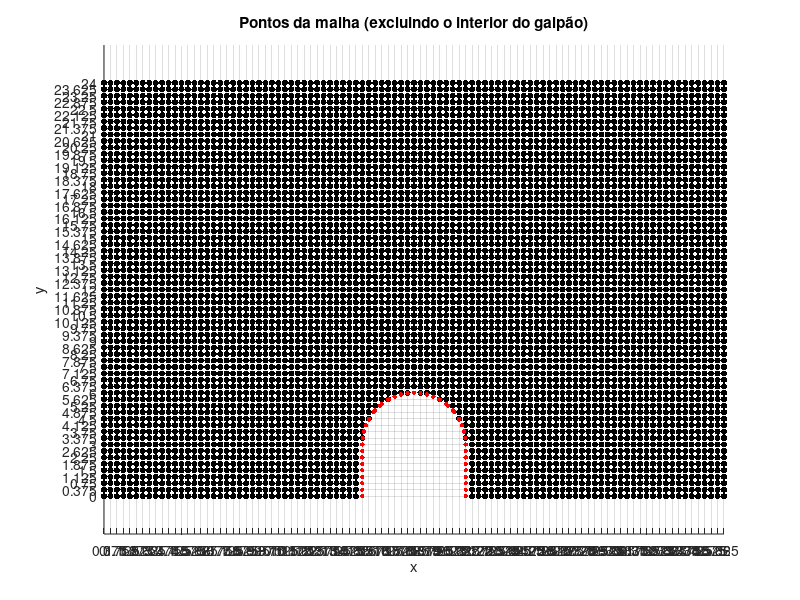

This figure's MATLAB source: (Note: this script raises an error after producing the figure.)
clc, clear

% Criacao da malha

h = 3;
d = 5*h;
L = 2*h;
H = 8*h;

dx = h/8;
dy = dx;

x = 0:dx:(2*d+L);
y = 0:dy:H;

[X,Y] = meshgrid(x,y);

% Outros parâmetros do problema

V = 100/3.6; %Velocidade em m/s!
lambda = 1.15;
toleracia = 0.01;
rho = 1.25;    % Densidade do ar (kg/m³)
gamma_ar = 1.4;% Razão de calor específico do ar
T_f = 20;
T_d = 40;
k = 0.026;
c = 1002;

% Verificacao dos pontos dentro do galpao

isSolido = false(size(X));

for i = 1:length(x)
    for j = 1:length(y)
        xi = x(i);
        yj = y(j);
        % Se o ponto está dentro do telhado
        if xi >= d && xi <= d + L
            y_teto = sqrt((L/2)^2 - (xi - (d + L/2))^2) + h;
            if yj <= y_teto
                isSolido(j,i) = true; 
            end
        end
    end
end

[~, j_first] = find(isSolido(1, :), 1, 'first');
x_telha = (X(1,j_first)):dx:(d + L - dx);
y_telha = sqrt((L/2).^2 - (x_telha - (d + L/2)).^2) + h;
y_telha_aux = Y(length(0:dy:h)+1,1):dy:(h+L/2);
x_telha_esq = d + L/2 - sqrt((L/2)^2 - (y_telha_aux - h).^2); % Ramo esquerdo (sinal -)
x_telha_dir  = d + L/2 + sqrt((L/2)^2 - (y_telha_aux - h).^2); % Ramo direito (sinal +)
y_parede_esq = 0:dy:h;
x_parede_esq = d*ones(size(y_parede_esq));
y_parede_dir = 0:dy:h;
x_parede_dir = (d+L)*ones(size(y_parede_dir));

x_galpao = [x_parede_esq, x_telha_esq, x_telha, x_telha_dir, x_parede_dir];
y_galpao = [y_parede_esq, y_telha_aux, y_telha, y_telha_aux, y_parede_dir];

% Plota apenas os pontos da malha (isSolido == false)
mask = ~isSolido;  % true para pontos de malha válidos
scatter( X(mask), Y(mask), 20, 'k', 'filled' )
hold on
scatter(x_galpao, y_galpao, 10, 'r', 'filled')
axis equal
xlabel('x'); ylabel('y');
title('Pontos da malha (excluindo o interior do galpão)');
% Configurar o grid com espaçamento dx e dy
xticks(min(x):dx:max(x));  % Linhas verticais a cada dx
yticks(min(y):dy:max(y));  % Linhas horizontais a cada dy
grid on;

load('dados_campo.mat');  % Isso carrega psi, u e v no workspace

T = 20*ones(size(psi));
T(isSolido) = T_d;
T = cond_contorno_temp(X,Y, u, v, T, isSolido, k, dx, dy, rho, c, T_f, T_d, V, d, L);

erro = 1;
while max(abs(erro(:))) > toleracia
    T_aux = T;
    for i = 2:size(X,2)-1
        for j = 2:size(Y,1)-1
            if ~isSolido(j,i)
                if isSolido(j,i-1) || isSolido(j,i+1) || isSolido(j-1,i)
                    if isSolido(j, i+1) && ~isSolido(j-1, i)
                        %Quadrante 1
                        if Y(j,i) > h
                            a = abs(((d + L/2 - sqrt((L/2)^2 - (Y(j,i) - h)^2))-X(j,i))/dx);
                        else
                            a = abs((d-X(j,i))/dx);
                        end
                        if u(j,i)>=0 && v(j,i)>=0
                            T(j,i)=(rho*c*u(j,i)/dx+rho*c*v(j,i)/dy+2*k/(a*dx^2)+2*k/(dy^2))^(-1)*(k*(2/(dx^2)*(T_d/(a*(a+1))+T(j,i-1)/(a+1))+(T(j+1,i)+T(j-1,i))/dy^2)+rho*c*(u(j,i)*T(j,i-1)/dx+v(j,i)*T(j-1,i)/dy));
                        elseif u(j,i)>=0 && v(j,i)<0
                            T(j,i)=(rho*c*u(j,i)/dx-rho*c*v(j,i)/dy+2*k/(a*dx^2)+2*k/(dy^2))^(-1)*(k*(2/(dx^2)*(T_d/(a*(a+1))+T(j,i-1)/(a+1))+(T(j+1,i)+T(j-1,i))/dy^2)+rho*c*(u(j,i)*T(j,i-1)/dx-v(j,i)*T(j+1,i)/dy));
                        elseif u(j,i)<0 && v(j,i)>=0
                            T(j,i)=(-rho*c*u(j,i)/(a*dx)+rho*c*v(j,i)/dy+2*k/(a*dx^2)+2*k/(dy^2))^(-1)*(k*(2/(dx^2)*(T_d/(a*(a+1))+T(j,i-1)/(a+1))+(T(j+1,i)+T(j-1,i))/dy^2)+rho*c*(-u(j,i)*T_d/(a*dx)+v(j,i)*T(j-1,i)/dy));
                        else
                            T(j,i)=(-rho*c*u(j,i)/(a*dx)-rho*c*v(j,i)/dy+2*k/(a*dx^2)+2*k/(dy^2))^(-1)*(k*(2/(dx^2)*(T_d/(a*(a+1))+T(j,i-1)/(a+1))+(T(j+1,i)+T(j-1,i))/dy^2)+rho*c*(-u(j,i)*T_d/(a*dx)-v(j,i)*T(j+1,i)/dy));
                        end
                        
                    elseif isSolido(j, i+1) && isSolido(j-1, i)
                        %Quadrante 2
                        a = abs(((d + L/2 - sqrt((L/2)^2 - (Y(j,i) - h)^2))-X(j,i))/dx);
                        b = abs((Y(j,i)-(sqrt((L/2)^2 - (X(j,i) - (d + L/2))^2) + h))/dy);
                        if u(j,i)>=0 && v(j,i)>=0
                            T(j,i)=(rho*c*u(j,i)/dx+rho*c*v(j,i)/(b*dy)+2*k/(a*dx^2)+2*k/(b*dy^2))^(-1)*(k*(2/(dx^2)*(T_d/(a*(a+1))+T(j,i-1)/(a+1))+2/(dy^2)*(T_d/(b*(b+1))+T(j+1,i)/(b+1)))+rho*c*(u(j,i)*T(j,i-1)/dx+v(j,i)*T_d/(b*dy)));
                        elseif u(j,i)>=0 && v(j,i)<0
                            T(j,i)=(rho*c*u(j,i)/dx-rho*c*v(j,i)/dy+2*k/(a*dx^2)+2*k/(b*dy^2))^(-1)*(k*(2/(dx^2)*(T_d/(a*(a+1))+T(j,i-1)/(a+1))+2/(dy^2)*(T_d/(b*(b+1))+T(j+1,i)/(b+1)))+rho*c*(u(j,i)*T(j,i-1)/dx-v(j,i)*T(j+1,i)/dy));
                        elseif u(j,i)<0 && v(j,i)>=0
                            T(j,i)=(-rho*c*u(j,i)/(a*dx)+rho*c*v(j,i)/(b*dy)+2*k/(a*dx^2)+2*k/(b*dy^2))^(-1)*(k*(2/(dx^2)*(T_d/(a*(a+1))+T(j,i-1)/(a+1))+2/(dy^2)*(T_d/(b*(b+1))+T(j+1,i)/(b+1)))+rho*c*(-u(j,i)*T_d/(a*dx)+v(j,i)*T_d/(b*dy)));
                        else
                            T(j,i)=(-rho*c*u(j,i)/(a*dx)-rho*c*v(j,i)/dy+2*k/(a*dx^2)+2*k/(b*dy^2))^(-1)*(k*(2/(dx^2)*(T_d/(a*(a+1))+T(j,i-1)/(a+1))+2/(dy^2)*(T_d/(b*(b+1))+T(j+1,i)/(b+1)))+rho*c*(u(j,i)*T_d/(a*dx)-v(j,i)*T(j+1,i)/dy));
                        end
                        
                    elseif isSolido(j, i-1) && isSolido(j-1, i)
                        %Quadrante 3
                        a = abs(((d + L/2 + sqrt((L/2)^2 - (Y(j,i) - h)^2))-X(j,i))/dx);
                        b = abs((Y(j,i)-(sqrt((L/2)^2 - (X(j,i) - (d + L/2))^2) + h))/dy);
                        if u(j,i)>=0 && v(j,i)>=0
                            T(j,i)=(rho*c*u(j,i)/dx+rho*c*v(j,i)/(b*dy)+2*k/(a*dx^2)+2*k/(b*dy^2))^(-1)*(k*(2/(dx^2)*(T_d/(a*(a+1))+T(j,i+1)/(a+1))+2/(dy^2)*(T_d/(b*(b+1))+T(j+1,i)/(b+1)))+rho*c*(u(j,i)*T(j,i-1)/dx+v(j,i)*T_d/(b*dy)));
                        elseif u(j,i)>=0 && v(j,i)<0
                            T(j,i)=(rho*c*u(j,i)/dx-rho*c*v(j,i)/dy+2*k/(a*dx^2)+2*k/(b*dy^2))^(-1)*(k*(2/(dx^2)*(T_d/(a*(a+1))+T(j,i+1)/(a+1))+2/(dy^2)*(T_d/(b*(b+1))+T(j+1,i)/(b+1)))+rho*c*(u(j,i)*T(j,i-1)/dx-v(j,i)*T(j+1,i)/dy));
                        elseif u(j,i)<0 && v(j,i)>=0
                            T(j,i)=(-rho*c*u(j,i)/(a*dx)+rho*c*v(j,i)/(b*dy)+2*k/(a*dx^2)+2*k/(b*dy^2))^(-1)*(k*(2/(dx^2)*(T_d/(a*(a+1))+T(j,i+1)/(a+1))+2/(dy^2)*(T_d/(b*(b+1))+T(j+1,i)/(b+1)))+rho*c*(-u(j,i)*T_d/(a*dx)+v(j,i)*T_d/(b*dy)));
                        else
                            T(j,i)=(-rho*c*u(j,i)/(a*dx)-rho*c*v(j,i)/dy+2*k/(a*dx^2)+2*k/(b*dy^2))^(-1)*(k*(2/(dx^2)*(T_d/(a*(a+1))+T(j,i+1)/(a+1))+2/(dy^2)*(T_d/(b*(b+1))+T(j+1,i)/(b+1)))+rho*c*(u(j,i)*T_d/(a*dx)-v(j,i)*T(j+1,i)/dy));
                        end
                              
                    elseif isSolido(j, i-1) && ~isSolido(j-1, i)
                        %Quadrante 4
                        if Y(j,i) > h
                            a = abs(((d + L/2 + sqrt((L/2)^2 - (Y(j,i) - h)^2))-X(j,i))/dx);
                        else
                            a = abs(((d+L)-X(j,i))/dx);
                        end
                        
                        if u(j,i)>=0 && v(j,i)>=0
                            T(j,i)=(rho*c*u(j,i)/dx+rho*c*v(j,i)/dy+2*k/(a*dx^2)+2*k/(dy^2))^(-1)*(k*(2/(dx^2)*(T_d/(a*(a+1))+T(j,i+1)/(a+1))+(T(j+1,i)+T(j-1,i))/dy^2)+rho*c*(u(j,i)*T(j,i-1)/dx+v(j,i)*T(j-1,i)/dy));
                        elseif u(j,i)>=0 && v(j,i)<0
                            T(j,i)=(rho*c*u(j,i)/dx-rho*c*v(j,i)/dy+2*k/(a*dx^2)+2*k/(dy^2))^(-1)*(k*(2/(dx^2)*(T_d/(a*(a+1))+T(j,i+1)/(a+1))+(T(j+1,i)+T(j-1,i))/dy^2)+rho*c*(u(j,i)*T(j,i-1)/dx-v(j,i)*T(j+1,i)/dy));
                        elseif u(j,i)<0 && v(j,i)>=0
                            T(j,i)=(-rho*c*u(j,i)/(a*dx)+rho*c*v(j,i)/dy+2*k/(a*dx^2)+2*k/(dy^2))^(-1)*(k*(2/(dx^2)*(T_d/(a*(a+1))+T(j,i+1)/(a+1))+(T(j+1,i)+T(j-1,i))/dy^2)+rho*c*(-u(j,i)*T_d/(a*dx)+v(j,i)*T(j-1,i)/dy));
                        else
                            T(j,i)=(-rho*c*u(j,i)/(a*dx)-rho*c*v(j,i)/dy+2*k/(a*dx^2)+2*k/(dy^2))^(-1)*(k*(2/(dx^2)*(T_d/(a*(a+1))+T(j,i+1)/(a+1))+(T(j+1,i)+T(j-1,i))/dy^2)+rho*c*(-u(j,i)*T_d/(a*dx)-v(j,i)*T(j+1,i)/dy));
                        end
                        
                    elseif (~isSolido(j,i-1) && ~isSolido(j,i+1)) && isSolido(j-1,i)
                        b = abs((Y(j,i)-(sqrt((L/2)^2 - (X(j,i) - (d + L/2))^2) + h))/dy);
                        
                        if u(j,i)>=0 && v(j,i)>=0
                            T(j,i)=(2*k/dx^2+k/(b*dy^2)+rho*c*u(j,i)+rho*c*v(j,i)/(b*dy))^(-1)*(k*((T(j,i+1)+T(j,i-1))/dx^2+(2/dy^2)*(T_d/(b*(b+1))+T(j,i-1)/(b+1)))+rho*c*(u(j,i)*T(j,i-1)/dx+v(j,i)*T_d/(b*dy))); 
                        elseif u(j,i)>=0 && v(j,i)<0
                            T(j,i)=(2*k/dx^2+k/(b*dy^2)+rho*c*u(j,i)-rho*c*v(j,i)/(dy))^(-1)*(k*((T(j,i+1)+T(j,i-1))/dx^2+(2/dy^2)*(T_d/(b*(b+1))+T(j,i-1)/(b+1)))+rho*c*(u(j,i)*T(j,i-1)/dx-v(j,i)*T(j+1,i)/dy));
                        elseif u(j,i)<0 && v(j,i)>=0
                            T(j,i)=(2*k/dx^2+k/(b*dy^2)-rho*c*u(j,i)+rho*c*v(j,i)/(b*dy))^(-1)*(k*((T(j,i+1)+T(j,i-1))/dx^2+(2/dy^2)*(T_d/(b*(b+1))+T(j,i-1)/(b+1)))+rho*c*(-u(j,i)*T(j,i+1)/dx+v(j,i)*T_d/(b*dy))); 
                        else
                            T(j,i)=(2*k/dx^2+k/(dy^2)-rho*c*u(j,i)-rho*c*v(j,i)/(b*dy))^(-1)*(k*((T(j,i+1)+T(j,i-1))/dx^2+(2/dy^2)*(T_d/(b*(b+1))+T(j,i-1)/(b+1)))+rho*c*(-u(j,i)*T(j,i+1)/dx-v(j,i)*T(j+1,i)/dy)); 
                        end
                        
                        
                    end
                end
                
                if u(j,i)>=0 && v(j,i)>=0
                    T(j,i)=(rho*c*u(j,i)/dx+rho*c*v(j,i)/dy+2*k/(dx^2)+2*k/(dy^2))^(-1)*(rho*c*u(j,i)*T(j,i-1)/dx+rho*c*v(j,i)*T(j-1,i)/dy+k*(T(j,i+1)+T(j,i-1))/(dx^2)+k*(T(j+1,i)+T(j-1,i))/(dy^2));
                elseif u(j,i)>=0 && v(j,i)<0
                    T(j,i)=(rho*c*u(j,i)/dx-rho*c*v(j,i)/dy+2*k/(dx^2)+2*k/(dy^2))^(-1)*(rho*c*u(j,i)*T(j,i-1)/dx-rho*c*v(j,i)*T(j+1,i)/dy+k*(T(j,i+1)+T(j,i-1))/(dx^2)+k*(T(j+1,i)+T(j-1,i))/(dy^2));
                elseif u(j,i)<0 && v(j,i)>=0
                    T(j,i)=(-rho*c*u(j,i)/dx+rho*c*v(j,i)/dy+2*k/(dx^2)+2*k/(dy^2))^(-1)*(-rho*c*u(j,i)*T(j,i+1)/dx+rho*c*v(j,i)*T(j-1,i)/dy+k*(T(j,i+1)+T(j,i-1))/(dx^2)+k*(T(j+1,i)+T(j-1,i))/(dy^2));
                else %u(j,i)<0 && v(j,i)<0
                    T(j,i)=(-rho*c*u(j,i)/dx-rho*c*v(j,i)/dy+2*k/(dx^2)+2*k/(dy^2))^(-1)*(-rho*c*u(j,i)*T(j,i+1)/dx-rho*c*v(j,i)*T(j+1,i)/dy+k*(T(j,i+1)+T(j,i-1))/(dx^2)+k*(T(j+1,i)+T(j-1,i))/(dy^2));
                end 
            end     
        end
    end
    T(2:end-1,2:end-1) = lambda*T(2:end-1,2:end-1)+(1-lambda)*T_aux(2:end-1,2:end-1);
    T = cond_contorno_temp(X,Y, u, v, T, isSolido, k, dx, dy, rho, c, T_f, T_d, V, d, L);
    erro = abs((T-T_aux)./T);
    erro = max(erro(:));
    disp(erro);
end

figure;
contourf(X, Y, T, 20, 'LineColor', 'none');
colorbar;
axis equal;
xlabel('x'); ylabel('y');
title('Temperatura');


dTdx = zeros(size(T));
dTdy = zeros(size(T));
for linha = 2:size(T,1)-1
    for coluna = 2:size(T,2)-1
        dTdx(linha,coluna) = (T(linha,coluna+1) - T(linha,coluna-1)) / (2*dx);
        dTdy(linha,coluna) = (T(linha+1,coluna) - T(linha-1,coluna)) / (2*dy);
    end
end

Qdot = 0;  % Inicializa a taxa de calor total
x_c = d + L/2;  % Centro do telhado curvo
y_c = h;
tol = 1e-6;      % Tolerância para evitar divisão por zero

for i = 2:(size(X,2)-1)
    for j = 2:(size(Y,1)-1)
        if isSolido(j,i-1) || isSolido(j,i+1) || isSolido(j-1,i)
            x_i = X(j,i); 
            y_j = Y(j,i);
            
            % Determina dl conforme a região
            if X(j,i) <= d 
                dl = dy;  
                n = [-1, 0]; 
            elseif X(j,i) >= d+L 
                dl = dy;  
                n = [1, 0]; 
            else
                % Telhado curvo
                xi=X(j,i);
                yi = sqrt((L/2)^2 - (xi - (d + L/2)).^2) + h;
                n_vec = [xi - x_c, yi - y_c];
                norm_n = norm(n_vec);
                n = n_vec / norm_n;
                x_seg=xi+dx;
                y_seg = sqrt((L/2)^2 - (x_seg - (d + L/2)).^2) + h;
                dl = sqrt((xi-x_seg)^2+(yi-y_seg)^2);  
                
            end
            
            % Produto escalar gradT · n
            dotprod = dTdx(j,i)*n(1) + dTdy(j,i)*n(2);
            
            % Contribuição de calor
            Qdot = Qdot - k * dotprod * dl * 60; % 60m de comprimento
        end
    end
end

fprintf('Taxa de calor perdida: Q = %.2f W\n', Qdot);


figure;
quiver(X(mask), Y(mask), dTdx(mask), dTdy(mask), ...
    'AutoScaleFactor', 1.5, ...
    'Color', 'k', ...          % Define cor preta
    'LineWidth', 1.2);         % Espessura das setas
axis equal;
grid on;                       % Adiciona grade
xlabel('x (m)');
ylabel('y (m)');
title('Gradiente de temperatura');


function T = cond_contorno_temp(X,Y, u, v, T, isSolido, k, dx, dy, rho, c, T_f, T_d, V, d, L)

    %Margem esquerda
    T(:,1) = T_f;
    
    %Margem inferior
    for i = 2:size(X,2)-1
        if ~isSolido(1,i+1) && ~isSolido(1, i-1)
            if u(1,i) >= 0
                T(1,i) = (2*k/dx^2 + 2*k/dy^2 + rho*c*u(1,i))^(-1)*(k*((T(1,i+1)+T(1,i-1))/(dx^2) + 2*T(2,i)/(dy^2)) + rho*c*u(1,i)*T(1,i-1)/dx);                
            else
                T(1,i) = (2*k/dx^2 + 2*k/dy^2 - rho*c*u(1,i))^(-1)*(k*((T(1,i+1)+T(1,i-1))/(dx^2) + 2*T(2,i)/(dy^2)) - rho*c*u(1,i)*T(1,i+1)/dx);
            end
        elseif ((isSolido(1,i+1) && ~isSolido(1, i-1)) || (~isSolido(1,i+1) && isSolido(1, i-1))) && ~isSolido(1,i)
           if isSolido(1,i+1)
               a = (d-X(1,i))/dx;
               if u(1,i) >= 0
                   T(1,i) = (2*k/(a*dx^2)+2*k/dy^2+rho*c*u(1,i)/dx)^(-1)*(k*((2/dx^2)*(T_d/(a*(a+1))+T(1,i-1)/(a+1))+2*T(2,i)/dy^2)+rho*c*u(1,i)*T(1,i-1)/dx);
               else
                   T(1,i) = (2*k/(a*dx^2)+2*k/dy^2-rho*c*u(1,i)/(a*dx))^(-1)*(k*((2/dx^2)*(T_d/(a*(a+1))+T(1,i-1)/(a+1))+2*T(2,i)/dy^2)-rho*c*u(1,i)*T_d/(a*dx));
               end
           else
               a = (X(1,i)-(d+L))/dx;
               if u(1,i) >= 0
                   T(1,i) = (2*k/(a*dx^2)+2*k/dy^2+rho*c*u(1,i)/dx)^(-1)*(k*((2/dx^2)*(T_d/(a*(a+1))+T(1,i+1)/(a+1))+2*T(2,i)/dy^2)+rho*c*u(1,i)*T(1,i-1)/dx);
               else
                   T(1,i) = (2*k/(a*dx^2)+2*k/dy^2-rho*c*u(1,i)/dx)^(-1)*(k*((2/dx^2)*(T_d/(a*(a+1))+T(1,i+1)/(a+1))+2*T(2,i)/dy^2)-rho*c*u(1,i)*T_d/(a*dx));
               end
           end   
        end
    end
    
    %Margem superior
    for i = 2:size(X,2)-1
        if u(end,i) >= 0
            T(end,i) = (2*k/dx^2 + 2*k/dy^2 + rho*c*u(end,i))^(-1)*(k*((T(end,i+1)+T(end,i-1))/(dx^2) + 2*T(end-1,i)/(dy^2)) + rho*c*u(end,i)*T(end,i-1)/dx);
        else
            T(end,i) = (2*k/dx^2 + 2*k/dy^2 - rho*c*u(end,i))^(-1)*(k*((T(end,i+1)+T(end,i-1))/(dx^2) + 2*T(end-1,i)/(dy^2)) - rho*c*u(end,i)*T(end,i+1)/dx);
        end 
    end
               
    %Margem direita
    for j = 2:size(Y,1)-1
        T(j,end)=(2*k/dx^2 + 2*k/dy^2)^(-1)*(k*(2*T(j,end-1)/dx^2 + (T(j+1,end)+T(j-1,end))/dy^2));
    end
    
    %Canto superior direito
    T(end,end) = (2/dx^2 + 2/dy^2)^(-1) * (2*T(end, end-1)/dx^2 + 2*T(end-1,end)/dy^2);
    
    %Canto inferior direito
    T(1,end) = (2/dx^2 + 2/dy^2)^(-1) * (2*T(1, end-1)/dx^2 + 2*T(2,end)/dy^2);
end
